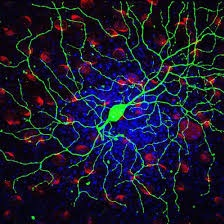
#> input picture Proyecto #2/fig_05.jpg, 224 x 224 px
$ python ejercicio_5.py
#> lines starting #> are read from the running program, lines starting #| are printed output that depends on the picture
from PIL import Image
import numpy as np
import matplotlib.pyplot as plt
import os

directorio = os.path.dirname(os.path.abspath(__file__))
ruta_imagen = os.path.join(directorio, "fig_05.jpg")

print("=" * 60)
print("  EJERCICIO 5: Separación de Planos R, G, B")
print("=" * 60)

img = Image.open(ruta_imagen).convert("RGB")
#> img is the input picture: PIL image 224x224 RGB; mean R, G, B 26, 25.8, 46.3
print(f"\nImagen original: fig_05.jpg")
print(f"  Tamaño: {img.size[0]} x {img.size[1]} píxeles")
#|   Tamaño: 224 x 224 píxeles
print(f"  Modo: {img.mode}")
#|   Modo: RGB
print(f"  Total de píxeles: {img.size[0] * img.size[1]:,}")
#|   Total de píxeles: 50,176

plano_R, plano_G, plano_B = img.split()
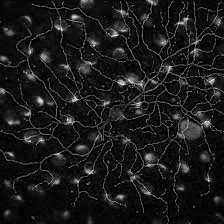
#> plano_R: PIL image 224x224 L; min 0, max 255, mean 26
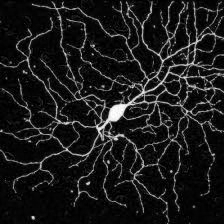
#> plano_G: PIL image 224x224 L; min 0, max 255, mean 25.8
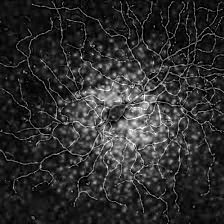
#> plano_B: PIL image 224x224 L; min 0, max 255, mean 46.3

arr_R = np.array(plano_R)
arr_G = np.array(plano_G)
arr_B = np.array(plano_B)

total_pixeles = arr_R.size
#> total_pixeles = 50176

umbral = 30

pixeles_R = np.sum(arr_R > umbral)
#> pixeles_R = 12539
pixeles_G = np.sum(arr_G > umbral)
#> pixeles_G = 9912
pixeles_B = np.sum(arr_B > umbral)
#> pixeles_B = 25420

porcentaje_R = (pixeles_R / total_pixeles) * 100
#> porcentaje_R = 24.99
porcentaje_G = (pixeles_G / total_pixeles) * 100
#> porcentaje_G = 19.75
porcentaje_B = (pixeles_B / total_pixeles) * 100
#> porcentaje_B = 50.66

print(f"\n{'-' * 55}")
print(f"  Análisis de Área por Plano (umbral = {umbral})")
print(f"{'-' * 55}")
print(f"  {'Plano':<12} {'Píxeles Activos':>18} {'Porcentaje':>12}")
print(f"{'-' * 55}")
print(f"  {'Rojo (R)':<12} {pixeles_R:>18,} {porcentaje_R:>11.2f}%")
#|   Rojo (R)                 12,539       24.99%
print(f"  {'Verde (G)':<12} {pixeles_G:>18,} {porcentaje_G:>11.2f}%")
#|   Verde (G)                 9,912       19.75%
print(f"  {'Azul (B)':<12} {pixeles_B:>18,} {porcentaje_B:>11.2f}%")
#|   Azul (B)                 25,420       50.66%
print(f"{'-' * 55}")
print(f"  {'Total':<12} {total_pixeles:>18,} {'100.00%':>12}")
#|   Total                    50,176      100.00%
print(f"{'-' * 55}")

print(f"\n{'-' * 55}")
print(f"  Estadísticas de Intensidad por Plano")
print(f"{'-' * 55}")
for nombre, arr, color in [("Rojo (R)", arr_R, "R"),
                             ("Verde (G)", arr_G, "G"),
                             ("Azul (B)", arr_B, "B")]:
    print(f"\n  Plano {nombre}:")
    print(f"    Mínimo:    {arr.min()}")
    print(f"    Máximo:    {arr.max()}")
    print(f"    Media:     {arr.mean():.2f}")
    print(f"    Desv.Std:  {arr.std():.2f}")
#> this loop made 3 passes
#> (nombre, color) on passes 1 to 3: ('Rojo (R)', 'R'), ('Verde (G)', 'G'), ('Azul (B)', 'B')
#> (printed output is left out)

img_solo_R = Image.merge("RGB", (plano_R, Image.new("L", img.size, 0), Image.new("L", img.size, 0)))
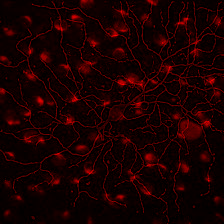
#> img_solo_R: PIL image 224x224 RGB; mean R, G, B 26, 0, 0
img_solo_G = Image.merge("RGB", (Image.new("L", img.size, 0), plano_G, Image.new("L", img.size, 0)))
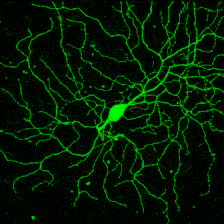
#> img_solo_G: PIL image 224x224 RGB; mean R, G, B 0, 25.8, 0
img_solo_B = Image.merge("RGB", (Image.new("L", img.size, 0), Image.new("L", img.size, 0), plano_B))
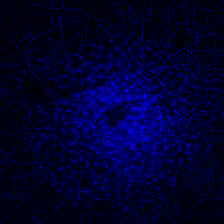
#> img_solo_B: PIL image 224x224 RGB; mean R, G, B 0, 0, 46.3

fig, axes = plt.subplots(2, 4, figsize=(20, 10))
fig.suptitle("Ejercicio 5: Separación de Planos R, G, B - Imagen de Neuronas",
             fontsize=16, fontweight='bold', y=0.98)

axes[0, 0].imshow(img)
axes[0, 0].set_title("Imagen Original", fontsize=12, fontweight='bold')
axes[0, 0].axis('off')

axes[0, 1].imshow(arr_R, cmap='gray')
axes[0, 1].set_title(f"Plano R (gris)\nÁrea: {porcentaje_R:.2f}%", fontsize=11)
axes[0, 1].axis('off')

axes[0, 2].imshow(arr_G, cmap='gray')
axes[0, 2].set_title(f"Plano G (gris)\nÁrea: {porcentaje_G:.2f}%", fontsize=11)
axes[0, 2].axis('off')

axes[0, 3].imshow(arr_B, cmap='gray')
axes[0, 3].set_title(f"Plano B (gris)\nÁrea: {porcentaje_B:.2f}%", fontsize=11)
axes[0, 3].axis('off')

axes[1, 0].imshow(img_solo_R)
axes[1, 0].set_title(f"Plano Rojo\n{pixeles_R:,} px", fontsize=11, color='red')
axes[1, 0].axis('off')

axes[1, 1].imshow(img_solo_G)
axes[1, 1].set_title(f"Plano Verde\n{pixeles_G:,} px", fontsize=11, color='green')
axes[1, 1].axis('off')

axes[1, 2].imshow(img_solo_B)
axes[1, 2].set_title(f"Plano Azul\n{pixeles_B:,} px", fontsize=11, color='blue')
axes[1, 2].axis('off')

colores = ['#FF4444', '#44BB44', '#4444FF']
nombres = ['Rojo (R)', 'Verde (G)', 'Azul (B)']
valores = [porcentaje_R, porcentaje_G, porcentaje_B]
#> valores = [24.99, 19.75, 50.66]
barras = axes[1, 3].bar(nombres, valores, color=colores, edgecolor='black', linewidth=0.5)
axes[1, 3].set_title("Área Ocupada por Canal (%)", fontsize=11, fontweight='bold')
axes[1, 3].set_ylabel("Porcentaje (%)")
axes[1, 3].set_ylim(0, 100)

for barra, valor in zip(barras, valores):
    axes[1, 3].text(barra.get_x() + barra.get_width() / 2., barra.get_height() + 1,
                    f'{valor:.1f}%', ha='center', va='bottom', fontweight='bold', fontsize=10)
#> this loop made 3 passes
#> valor on passes 1 to 3: 24.99, 19.75, 50.66

plt.tight_layout(rect=[0, 0, 1, 0.95])
plt.savefig(os.path.join(directorio, "ejercicio_5_resultado.png"), dpi=150, bbox_inches='tight')
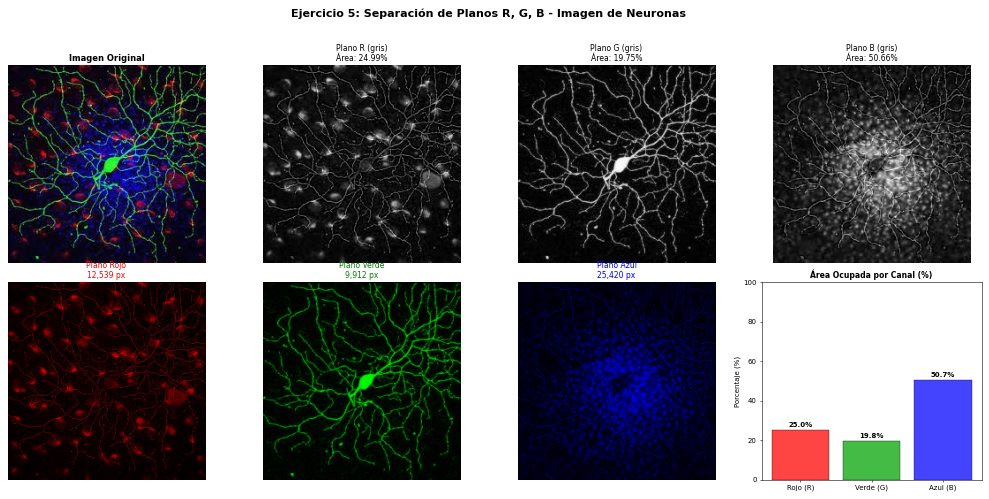
#> figure drawn by matplotlib, 8 panels; panel 8: tallest bar 50.66 high, from x = 1.6 to 2.4
print(f"\nFigura completa guardada como: ejercicio_5_resultado.png")
plt.show()

print("\n" + "=" * 60)
print("  Ejercicio 5 completado exitosamente.")
print("=" * 60)

$ run again, with Proyecto #2/fig_01.jpg copied over Proyecto #2/fig_05.jpg
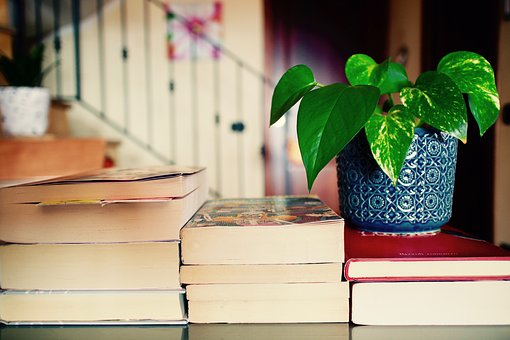
#> input picture Proyecto #2/fig_01.jpg, 510 x 340 px
#> img is the input picture: PIL image 510x340 RGB; mean R, G, B 149.1, 140.3, 114.7
#|   Tamaño: 510 x 340 píxeles
#|   Modo: RGB
#|   Total de píxeles: 173,400
#> `plano_R, plano_G, plano_B = img.split()`:
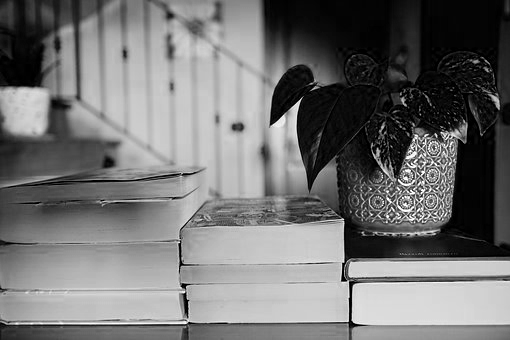
#> plano_B: PIL image 510x340 L; min 0, max 255, mean 114.7
#> pixeles_R = 137947
#> pixeles_G = 146769
#> pixeles_B = 133711
#> porcentaje_R = 79.55
#> porcentaje_G = 84.64
#> porcentaje_B = 77.11
#|   Rojo (R)                137,947       79.55%
#|   Verde (G)               146,769       84.64%
#|   Azul (B)                133,711       77.11%
#|   Total                   173,400      100.00%
#> the loop `for nombre, arr, color in [("Rojo (R)", arr_R, "R"), ("Verde (G)", arr..` made 3 passes
#> (nombre, color) on passes 1 to 3: ('Rojo (R)', 'R'), ('Verde (G)', 'G'), ('Azul (B)', 'B')
#> (printed output is left out)
#> `img_solo_B = Image.merge("RGB", (Image.new("L", img.size, 0), Image.ne..`:
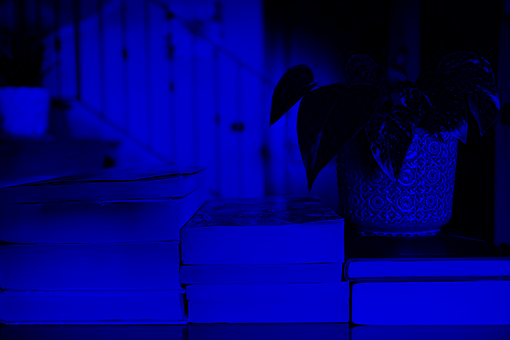
#> img_solo_B: PIL image 510x340 RGB; mean R, G, B 0, 0, 114.7
#> valores = [79.55, 84.64, 77.11]
#> the loop `for barra, valor in zip(barras, valores):` made 3 passes
#> valor on passes 1 to 3: 79.55, 84.64, 77.11

$ run again, with Proyecto #2/fig_02.jpg copied over Proyecto #2/fig_05.jpg
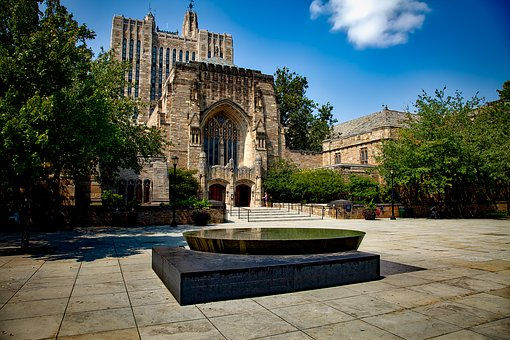
#> input picture Proyecto #2/fig_02.jpg, 510 x 340 px
#> img is the input picture: PIL image 510x340 RGB; mean R, G, B 80.7, 92.9, 88.4
#|   Tamaño: 510 x 340 píxeles
#|   Modo: RGB
#|   Total de píxeles: 173,400
#> pixeles_R = 114454
#> pixeles_G = 132105
#> pixeles_B = 118443
#> porcentaje_R = 66.01
#> porcentaje_G = 76.19
#> porcentaje_B = 68.31
#|   Rojo (R)                114,454       66.01%
#|   Verde (G)               132,105       76.19%
#|   Azul (B)                118,443       68.31%
#|   Total                   173,400      100.00%
#> the loop `for nombre, arr, color in [("Rojo (R)", arr_R, "R"), ("Verde (G)", arr..` made 3 passes
#> (nombre, color) on passes 1 to 3: ('Rojo (R)', 'R'), ('Verde (G)', 'G'), ('Azul (B)', 'B')
#> (printed output is left out)
#> `img_solo_B = Image.merge("RGB", (Image.new("L", img.size, 0), Image.ne..`:
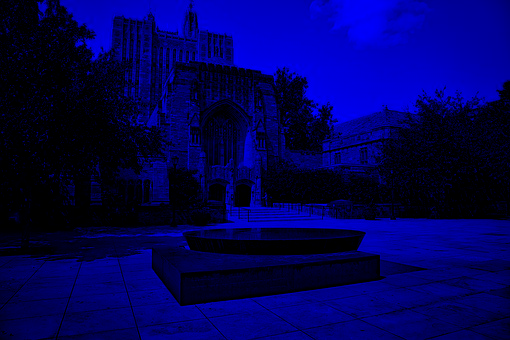
#> img_solo_B: PIL image 510x340 RGB; mean R, G, B 0, 0, 88.4
#> valores = [66.01, 76.19, 68.31]
#> the loop `for barra, valor in zip(barras, valores):` made 3 passes
#> valor on passes 1 to 3: 66.01, 76.19, 68.31
